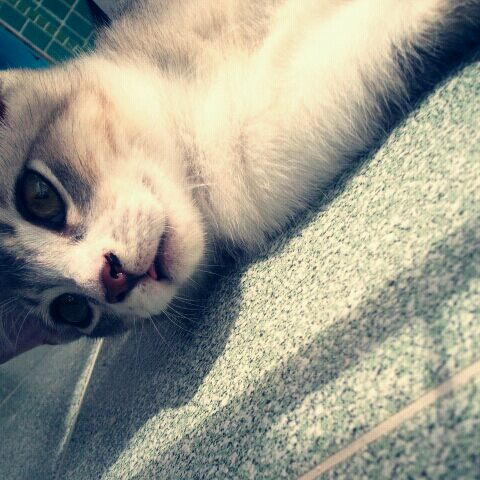
#> input picture src/ch3/2_face/cat.jpg, 480 x 480 px, found by its file name
$ python mosaic.py
#> lines starting #> are read from the running program, lines starting #| are printed output that depends on the picture
#> further down, img is the input picture: shape (480, 480, 3); mean B, G, R 140.2, 154, 154
# 2018-10-18
# モザイクをかける
# mosaic.py
# p.135

import cv2


def mosaic(img, rect, size):
    """
    img : numpy.ndarray
    rect: tuple
    size: int
    """
#> called with rect = (50, 50, 450, 450), size = 10

    # モザイクをかける領域を取得
    (x1, y1, x2, y2) = rect
    w = x2 - x1
    h = y2 - y1
    i_rect = img[y1:y2, x1:x2]
    # 一度縮小して拡大する
    i_small = cv2.resize(i_rect, (size, size))
    i_mos = cv2.resize(i_small, (w, h), interpolation=cv2.INTER_AREA)  # エリアを指定してもとにもどす。
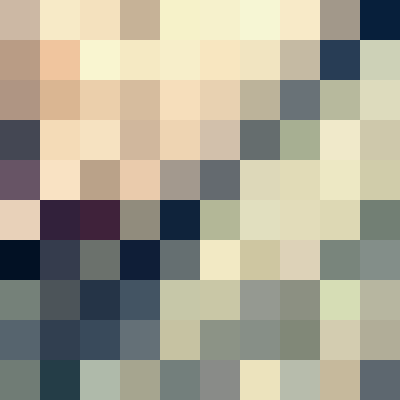
#> i_mos: shape (400, 400, 3); mean of channels 0, 1, 2 147, 163.9, 168; drawn as B, G, R
    # 画像にモザイク画像を重ねる
    img2 = img.copy()
    img2[y1:y2, x1:x2] = i_mos  # 指定したエリアに重ねる。
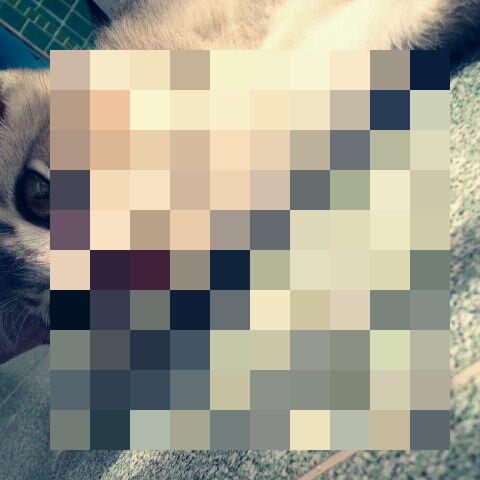
#> img2: shape (480, 480, 3); mean B, G, R 141, 155, 155.9
    return img2


# %%
# 画像のダウンロード
import urllib.request as req

req.urlretrieve(
    "https://raw.githubusercontent.com/kujirahand/book-mlearn-gyomu/master/src/ch3/face/cat.jpg",
    "cat.jpg",
)

# %%
import matplotlib.pyplot as plt
import cv2

# mosaic-test.py
# from mosaic import mosaic as mosaic

# 画像を読み込んでモザイクをかける
img = cv2.imread("cat.jpg")
mos = mosaic(img, (50, 50, 450, 450), 10)

# モザイクをかけた画像を出力
cv2.imwrite("cat-mosaic.png", mos)
plt.imshow(cv2.cvtColor(mos, cv2.COLOR_BGR2RGB))
plt.show()

# めも
# img = cv2.imread("cat.jpg") これはnumpyの配列になる
# types(img)
# numpy.ndarray


# %%
# 画像のダウンロード
import urllib.request as req

req.urlretrieve(
    "https://raw.githubusercontent.com/opencv/opencv/master/data/haarcascades/haarcascade_frontalface_alt.xml",
    "haarcascade_frontalface_alt.xml",
)
#> (this line was passed over: the network is not available in this run)
req.urlretrieve(
    "https://raw.githubusercontent.com/kujirahand/book-mlearn-gyomu/master/src/ch3/face/family.jpg",
    "family.jpg",
)


# %%
# 2018-10-18 Next

# 人間の顔に自動でモザイクをかけよう
# p.136

import matplotlib.pyplot as plt
import cv2

# from mosaic import mosaic as mosaic

# カスケードファイルを指定して分類機を作成 --- (*1)
cascade_file = "haarcascade_frontalface_alt.xml"
cascade = cv2.CascadeClassifier(cascade_file)

# 画像の読み込んでグレイスケールに変換 --- (*2)
img = cv2.imread("family.jpg")
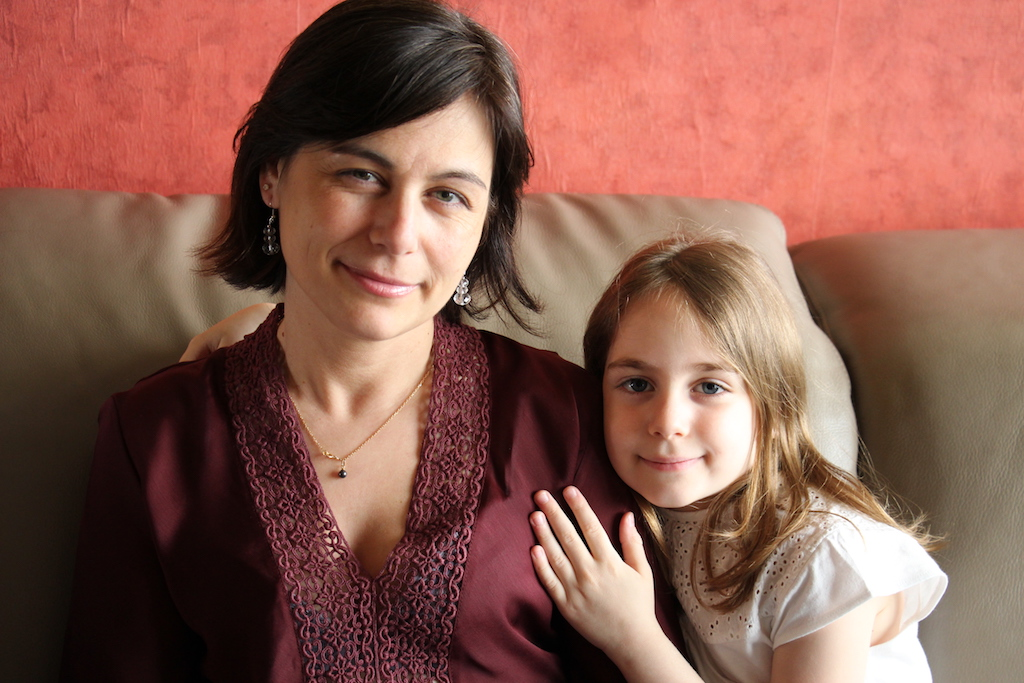
#> input picture src/ch3/2_face/family.jpg, 1024 x 683 px, found by its file name
#> img is the input picture: shape (683, 1024, 3); mean B, G, R 81.1, 93.8, 140
img_gray = cv2.cvtColor(img, cv2.COLOR_BGR2GRAY)
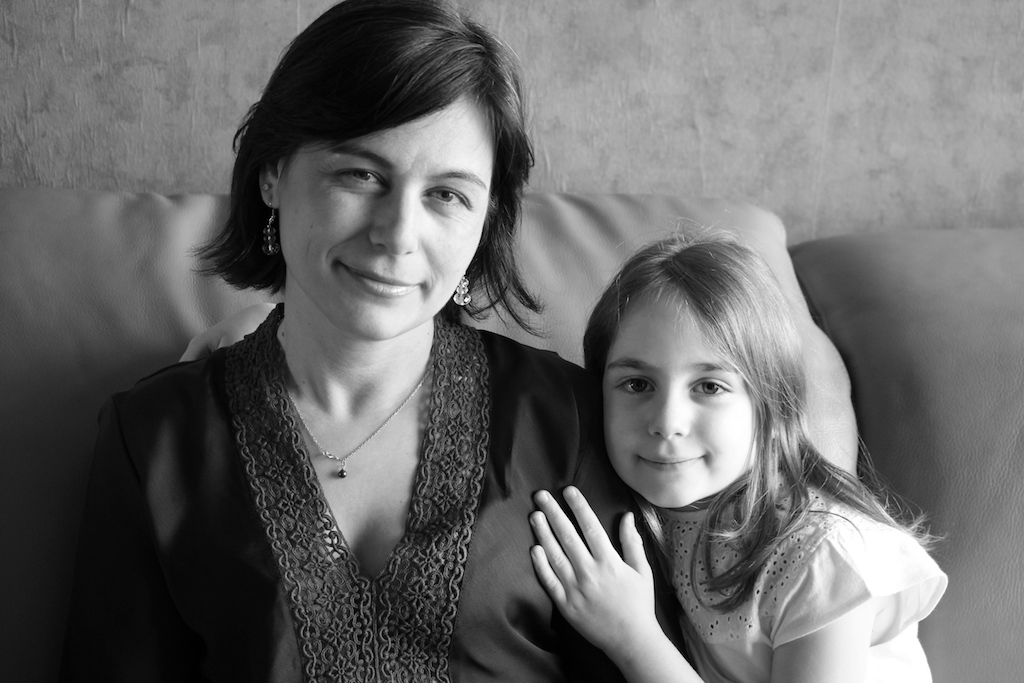
#> img_gray: shape (683, 1024); min 0, max 255, mean 106.2

# 顔検出を実行 --- (*3)
face_list = cascade.detectMultiScale(img_gray, minSize=(150, 150))
#> face_list = [[579, 312, 191, 191], [290, 98, 227, 227]]
if len(face_list) == 0:
    quit()

# 認識した部分の画像にモザイクをかける --- (*4)
for (x, y, w, h) in face_list:
    img = mosaic(img, (x, y, x + w, y + h), 10)
#> this loop made 2 passes
#> (x, y, x1 in mosaic, y1 in mosaic, x2 in mosaic, y2 in mosaic) on passes 1 to 2: (579, 312, 579, 312, 770, 503), (290, 98, 290, 98, 517, 325)
#> pass 1, in mosaic (call 2), `i_rect = img[y1:y2, x1:x2]`:
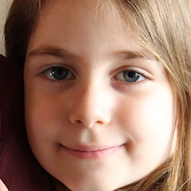
#> i_rect: shape (191, 191, 3); mean B, G, R 103.3, 121.3, 157.3
#> pass 1, in mosaic (call 2), `i_mos = cv2.resize(i_small, (w, h), interpolation=cv2.INTER_AREA)`:
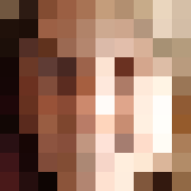
#> i_mos: shape (191, 191, 3); mean of channels 0, 1, 2 102.8, 121.6, 158.1; drawn as B, G, R
#> after the loop:
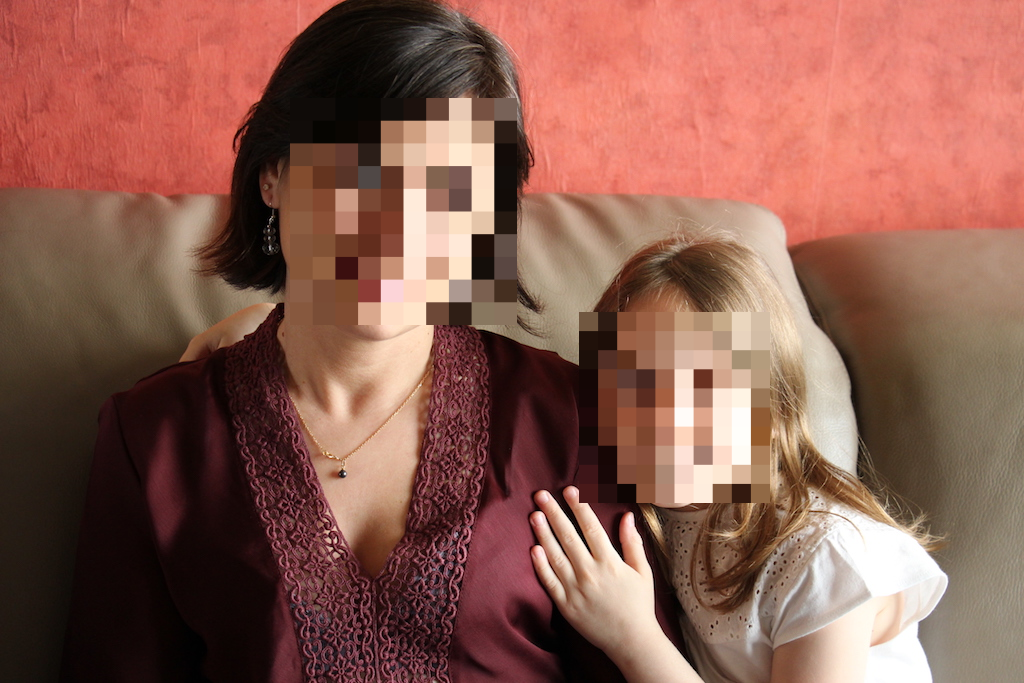
#> img: shape (683, 1024, 3); mean B, G, R 81, 93.8, 139.9

# [6 lines of commented-out code are left out]
cv2.imwrite("family-mosaic.png", img)
plt.imshow(cv2.cvtColor(img, cv2.COLOR_BGR2RGB))
plt.show()

# メモ
# 横向きの顔は認識できない
